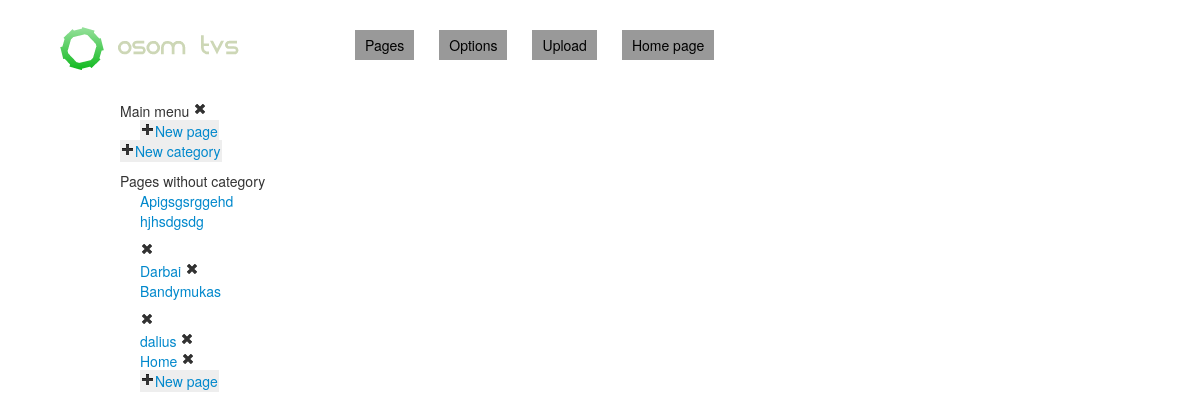
The page /CMS/page/index (signed in) on the database as committed earlier.
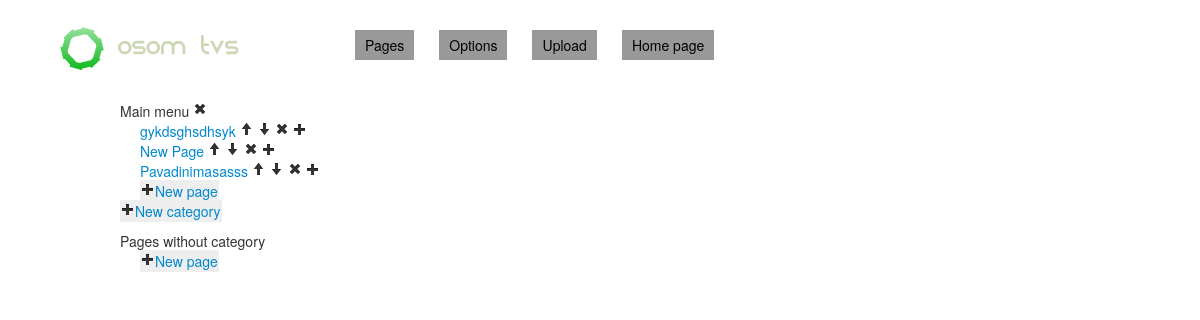
The same page on the database as committed later.
### tables this page shows
CREATE TABLE `category` (
  `id` int(11) NOT NULL AUTO_INCREMENT,
  `title` varchar(50) NOT NULL,
  `name` varchar(50) NOT NULL,
  PRIMARY KEY (`id`)
);

CREATE TABLE `page` (
  `id` int(11) NOT NULL AUTO_INCREMENT,
  `title` varchar(100) NOT NULL,
  `name` varchar(100) NOT NULL,
  `content` text NOT NULL,
  `description` varchar(200) NOT NULL,
  `keywords` varchar(200) NOT NULL,
  `module` int(11) NOT NULL,
  `date` timestamp NOT NULL DEFAULT CURRENT_TIMESTAMP ON UPDATE CURRENT_TIMESTAMP,
  `lang` varchar(2) NOT NULL,
  PRIMARY KEY (`id`)
);

CREATE TABLE `category_page` (
  `category` int(11) NOT NULL,
  `page` int(11) NOT NULL,
  `position` int(11) NOT NULL,
  PRIMARY KEY (`category`,`page`),
  KEY `page` (`page`),
  CONSTRAINT `category_page_ibfk_1` FOREIGN KEY (`category`) REFERENCES `category` (`id`) ON DELETE CASCADE ON UPDATE CASCADE,
  CONSTRAINT `category_page_ibfk_2` FOREIGN KEY (`page`) REFERENCES `page` (`id`) ON DELETE CASCADE ON UPDATE CASCADE
);

### CMS/core/loader.php (called while the page is built)
<?php
    class Loader {
        private $_controller;
        private $_action;
        private $_urlValues;
        public function __construct($urlValues) {
            $this->_urlValues = $urlValues;
            if ($this->_urlValues["controller"] == "") {
                $this->_controller = "MainController";
            } else {
                $this->_controller = ucfirst($this->_urlValues["controller"]) . "Controller";
            }
            if ($this->_urlValues["action"] == "") {
                $this->_action = "index";
            } else {
                $this->_action = $this->_urlValues["action"];
            }
        }
        public function createController() {
            if (class_exists($this->_controller)) {
                $parents = class_parents($this->_controller);
                if (in_array("BaseController", $parents)) {
                    if (method_exists($this->_controller, $this->_action)) {
                        return new $this->_controller($this->_action, $this->_urlValues);
                    } else {
                        echo "Bad action name";
                    }
                } else {
                    echo "Bad controller";
                }
            } else {
                echo "Bad URL";
            }
            return false;
        }
    }

### CMS/core/config.php (called while the page is built, shortened)
<?php
    require_once(CMS_PATH . "database/Database.php");
    require_once(CMS_PATH . "core/helpers.php");
    function autoLoader($class) {
        $matches = array();
        preg_match("/[A-Z][a-z]+$/", $class, $matches);
        $directory = strtolower($matches[0]) . "s";
        $filePath = CMS_PATH . "/" . $directory . "/" . $class . ".php";
        return false;
    }

### CMS/core/helpers.php (called while the page is built, shortened)
<?php
    function isAuthorized() {
        if (isset($_SESSION["logged_in"]) && $_SESSION["logged_in"] == true) {
            return true;
        }
        else {
            return false;
        }
    }

### CMS/controllers/BaseController.php (called while the page is built, shortened)
<?php
    class BaseController {
        private $_action = "";
        protected $template_dir = "views/";
        protected $vars = array();
        public function __construct($action, $urlValues) {
            $this->_action = $action;
        }
        public function executeAction() {
            return $this->{$this->_action}();
        }
        public function render($view_file) {
            self::render_view("template.php");
        }
        public function render_view($view_file) {
            require_once(CMS_PATH . $this->template_dir . $view_file);
        }
        public function __set($name, $value) {
            $this->vars[$name] = $value;
        }
        public function __get($name) {
            return $this->vars[$name];
        }
    }

### CMS/controllers/PageController.php (called while the page is built, shortened)
<?php
class PageController extends BaseController {
    public function index() {
        $this->categories = CategoryModel::selectCategoriesAndPages();
        $this->pages = PageModel::selectPagesWithoutCategory();
        $this->render("page/index.php");
    }
}

### CMS/database/Database.php (called while the page is built, shortened)
<?php
	class Database {
		private static function initConnection() {
			try {
				$dbh = new PDO('mysql:host=localhost;dbname=' . MYSQLDATABASE,
					MYSQLUSER, MYSQLPASSWORD, array(PDO::ATTR_PERSISTENT => true,
                        PDO::ATTR_ERRMODE => PDO::ERRMODE_WARNING));
			} catch(PDOException $e) {
				echo $e->getMessage();
			}
			return $dbh;
		}
		public static function selectAllElements($table, $order = null) {
			$query = "SELECT * FROM " . $table;
			$result = self::executeQuery($query);
			return $result->fetchAll(PDO::FETCH_ASSOC);
		}
        public static function selectElemetsWithJoin(array $tableLeft, array $tableRight, array $conditions = null, $order = NULL) {
                $query = "SELECT * FROM " . $tableLeft["table"] . " JOIN " . $tableRight["table"] . " ON ";
                $query .= $tableLeft["key"] . " = " . $tableRight["key"];
                if ($conditions) {
                    $query .= " WHERE ";
                    $query .= self::keysToString($conditions, " AND ", "= :", "_condition ", true);
                }
                if ($order) {
                    $query .= " ORDER BY " . $order;
                }
                $result = self::executeQuery($query, self::createParametersArray(null, $conditions));
                return $result->fetchAll(PDO::FETCH_ASSOC);
        }
        public static function selectElementsWithLeftJoin($tableLeft, array $tablesRight, array $conditions, $order = NULL) {
            $query = "SELECT * FROM " . $tableLeft;
            foreach ($tablesRight as $tableRight) {
                $query .= " LEFT JOIN " . $tableRight["table"] . " ON ";
                $query .= $tableRight["joinOn"];
            }
            $query .= " WHERE " . self::assocArrayToString($conditions);
            $result = self::executeQuery($query, self::createParametersArray(null, $conditions));
            return $result->fetchAll(PDO::FETCH_ASSOC);
        }
		private static function createParametersArray($elementData, $conditions = null) {
			$parameters = array();
			if($conditions) {
				foreach($conditions as $key => $value) {
					$value = preg_replace("/^!/", "", $value);
					$parameters[str_replace(".", "_", $key) . "_condition"] = $value;
				}
			}
			return $parameters;
		}
		private static function executeQuery($query, $parameters = null, &$dbh = NULL) {
		    $dbh = self::initConnection();
			$sth = $dbh->prepare($query);
			if($parameters) {
				$parametersKeys = array_keys($parameters);
				foreach($parametersKeys as $key) {
					$sth->bindParam(":" . $key, $parameters[$key]);
				}
			}
            $sth->execute();
			return $sth;
		}
		private static function keysToString($array,  $additionWord = "", $prefix = "", $suffix = "", $keyInFront = false) {
			$arrayKeys = array_keys($array);
			$lastArrayKey = end($arrayKeys);
			$string = "";
			foreach ($arrayKeys as $key) {
				if($keyInFront) {
					$string .= $key;
				}
				(preg_match("/^!/", $array[$key])) ? $prefix = "!" . $prefix : NULL;
				$string .= " " . $prefix . str_replace(".", "_", $key) . $suffix;
			}
			return $string;
		}
        private static function assocArrayToString(array $data) {
            $arrayKeys = array_keys($data);
            $lastArrayKey = end($arrayKeys);
            $string = "";
            foreach ($arrayKeys as $key) {
                $string .= $key;
                $string .= " " . $data[$key];
                if ($key != $lastArrayKey) {
                    $string .= " AND ";
                }
            }
            return $string;
        }
    }

### CMS/models/CategoryModel.php (called while the page is built, shortened)
<?php
    class CategoryModel extends BaseModel {
        private static $table = "category";
        public static function selectAllCategories() {
            return Database::selectAllElements(self::$table);
        }
        public static function selectCategoriesAndPages() {
            $categories = self::selectAllCategories();
            $categoriesWithName = array();
            foreach ($categories as $category) {
                $name = $category["name"];
                $categoriesWithName[$name] = $category;
                $pages = PageModel::selectPagesFromCategory($category["id"]);
                $categoriesWithName[$name]["pages"] = $pages;
            }
            return $categoriesWithName;
        }
    }

### CMS/models/PageModel.php (called while the page is built, shortened)
<?php
    class PageModel extends BasePageModel {
        public static function selectPagesFromCategory($category) {
            $pageTable = array("table" => "page", "key" => "id");
            $categoryPageTable = array("table" => "category_page", "key" => "page");
            $pages = Database::selectElemetsWithJoin($pageTable, $categoryPageTable, array("category" => $category), "position");
            $pagesWithSubpages = array();
            foreach ($pages as $page) {
                $page["subpages"] = PageModel::selectSubpages($page["id"]);
                $page["moduleName"] = BasePageModel::selectModuleName($page["module"]);
                $pagesWithSubpages[] = $page;
            }
            return $pagesWithSubpages;
        }
        public static function selectPagesWithoutCategory() {
            $categoryPageTable = array("table" => "category_page", "joinOn" => "category_page.page = page.id");
            $subpageTable = array("table" => "subpage", "joinOn" => "subpage.page = category_page.page");
            $tables = array($categoryPageTable, $subpageTable);
            $conditions = array("subpage.page" => "IS NULL", "category_page.page" => "IS NULL");
            $pages = Database::selectElementsWithLeftJoin("page", $tables, $conditions);
            $pagesWithSubpages = array();
            foreach ($pages as $page) {
                $page["subpages"] = PageModel::selectSubpages($page["id"]);
                $pagesWithSubpages[] = $page;
            }
            return $pagesWithSubpages;
        }
    }

### CMS/views/page/index.php (the view, shortened to what this page needs)
<ul id="categories" class="unstyled">
    <?php foreach ($this->categories as $category): ?>
        <li>
            <?=$category["title"]?>
            <a href="<?=ABSOLUTE_PATH?>category/delete/<?=$category["id"]?>"><i class="icon-remove"></i></a>
        </li>
        <ul class="category unstyled">
            <?php foreach ($category["pages"] as $page): ?>
            <li>
                <a href="<?=ABSOLUTE_PATH?><?=$page["moduleName"]?>/update/<?=$page["id"]?>"><?=$page["title"]?></a>
                <a href="<?=ABSOLUTE_PATH?>page/up/<?=$page["id"]?>/<?=$category["id"]?>"><i class="icon-arrow-up"></i></a>
                <a href="<?=ABSOLUTE_PATH?>page/down/<?=$page["id"]?>/<?=$category["id"]?>"><i class="icon-arrow-down"></i></a>
                <a href="<?=ABSOLUTE_PATH?>page/delete/<?=$page["id"]?>/<?=$category["id"]?>"><i class="icon-remove"></i></a>
                <a href="<?=ABSOLUTE_PATH?>subpage/create/<?=$page["id"]?>"><i class="icon-plus"></i></a>
            </li>
            <?php endforeach ?>
            <li class="create"><i class="icon-plus"></i><a href="<?=ABSOLUTE_PATH?>page/create/<?=$category["id"]?>"><?=_("New page")?></a></li>
        </ul>
    <?php endforeach ?>
    <li class="create"><i class="icon-plus"></i><a href="<?=ABSOLUTE_PATH?>category/create"><?=_("New category")?></a></li>
</ul>
<?=_("Pages without category")?>
<ul class="category unstyled">
    <?php foreach ($this->pages as $page): ?>
    <li>
        <a href="<?=ABSOLUTE_PATH?>page/update/<?=$page["id"]?>"><?=$page["title"]?></a>
        <a href="<?=ABSOLUTE_PATH?>page/delete/<?=$page["id"]?>"><i class="icon-remove"></i></a>
    </li>
    <?php endforeach; ?>
    <li class="create"><i class="icon-plus"></i><a href="<?=ABSOLUTE_PATH?>page/create"><?=_("New page")?></a></li>
</ul>

### CMS/index.php (shortened to what this page needs)
<?php
    require_once("core/config.php");
    require_once(CMS_PATH . "core/loader.php");
    $loader = new Loader($_GET);
    $controller = $loader->createController();
    if($controller) {
        if(isAuthorized() || $controller->checkAction("login")) {
            $controller->executeAction();
        } else {
            redirect("main/login");
        }
    }

### CMS/views/template.php (shortened to what this page needs)
<!DOCTYPE html>
<html lang="en">
<head>
    <link rel="stylesheet" href="<?=ABSOLUTE_PATH?>views/style/css/reset.css" type="text/css" media="all" />
    <link rel="stylesheet" href="<?=ABSOLUTE_PATH?>views/style/css/style.css" type="text/css" media="all" />
	<link rel="stylesheet" href="<?=ABSOLUTE_PATH?>views/style/css/bootstrap.css" type="text/css" media="all" />
</head>
<body>
	<div id="header">
		<div id="logo">
		</div>
		<ul id="menu">
			<li><a href="<?=ABSOLUTE_PATH?>page/index">Pages</a></li>
            <li><a href="<?=ABSOLUTE_PATH?>site/index"><?=_("Options")?></a></li>
            <li><a href="<?=ABSOLUTE_PATH?>upload/index"><?=_("Upload")?></a></li>
            <li><a href="<?=ABSOLUTE_PATH?>home/index"><?=_("Home page")?></a></li>
		</ul>
	</div>
	<div id="main">
		<?php $this->render_view($this->view_file) ?>
	</div>
</body>
</html>

### CMS/views/style/css/style.css (style rules this page uses)
html, body { min-height: 100% !important; height: 100%; }
body { background: black; color: #FFF; }
a { text-decoration: none; color: #000; }
#header { width: 100%; height: 100px; border-bottom: 1px solid white; }
#logo { float: left; margin-left: 50px; width: 200px; height: 100px; background: url(../images/osom-tvs.png) no-repeat center center; }
#menu { float: left; position: relative; top: 30px; left: 80px; }
#menu li { background: #999; color: #000; float: left; margin-left: 25px; }
#menu li a { display: block; padding: 5px 10px; text-decoration: none; color: #000; }
#menu li:first-child { margin-left: 0; }
.create { display: inline; background-color: #EEE; padding: 1px; }
.category li { margin-left: 20px; }
#main { width: 80%; margin: 0 auto; }

Rows that differ between the two databases and show on the page:
removed page: title "Apigsgsrggehd hjhsdgsdg"
removed page: title "Darbai"
removed page: title "Bandymukas"
removed page: title "dalius"
removed page: title "Home"
added category_page: page.title "gykdsghsdhsyk"
added category_page: page.title "New Page"
added category_page: page.title "Pavadinimasasss"
